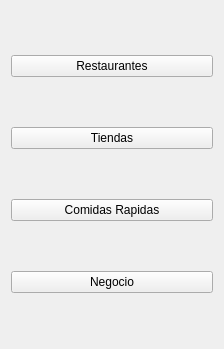
            <widget class="QWidget" name="page_6">
             <property name="geometry">
              <rect>
               <x>0</x>
               <y>0</y>
               <width>224</width>
               <height>349</height>
              </rect>
             </property>
             <attribute name="icon">
              <iconset resource="../../DomiGPS/icons.qrc">
               <normaloff>:/icons/chevron-down.svg</normaloff>:/icons/chevron-down.svg</iconset>
             </attribute>
             <attribute name="label">
              <string>Otros Servicios</string>
             </attribute>
             <layout class="QVBoxLayout" name="verticalLayout_7">
              <item>
               <widget class="QPushButton" name="btn_restaurant">
                <property name="text">
                 <string>Restaurantes</string>
                </property>
                <property name="icon">
                 <iconset resource="../../DomiGPS/iconosPrincipales.qrc">
                  <normaloff>:/cct/utensilios-de-restaurante.png</normaloff>:/cct/utensilios-de-restaurante.png</iconset>
                </property>
               </widget>
              </item>
              <item>
               <widget class="QPushButton" name="btn_store">
                <property name="text">
                 <string>Tiendas</string>
                </property>
                <property name="icon">
                 <iconset resource="../../DomiGPS/iconosPrincipales.qrc">
                  <normaloff>:/cct/grow-shop.png</normaloff>:/cct/grow-shop.png</iconset>
                </property>
               </widget>
              </item>
              <item>
               <widget class="QPushButton" name="btn_fast_food">
                <property name="text">
                 <string>Comidas Rapidas</string>
                </property>
                <property name="icon">
                 <iconset resource="../../DomiGPS/iconosPrincipales.qrc">
                  <normaloff>:/cct/comida.png</normaloff>:/cct/comida.png</iconset>
                </property>
               </widget>
              </item>
              <item>
               <widget class="QPushButton" name="btn_business">
                <property name="text">
                 <string>Negocio</string>
                </property>
                <property name="icon">
                 <iconset resource="../../DomiGPS/iconosPrincipales.qrc">
                  <normaloff>:/cct/negocios.png</normaloff>:/cct/negocios.png</iconset>
                </property>
               </widget>
              </item>
             </layout>
            </widget>
